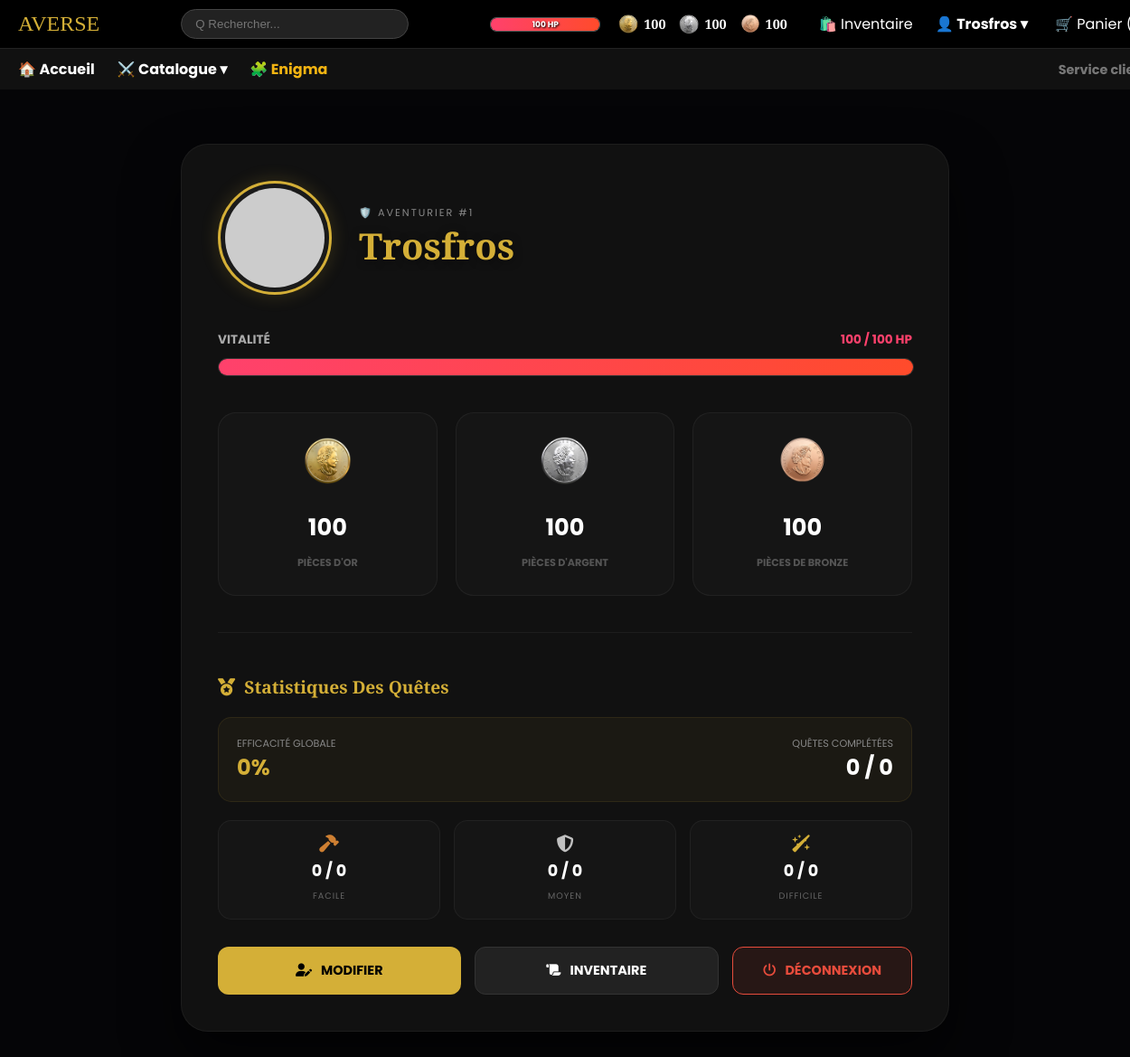
The page /profil.php (signed in) on the database its author committed.
### tables this page shows
CREATE TABLE Joueurs (
  IdJoueur INT NOT NULL AUTO_INCREMENT,
  Alias VARCHAR(45) UNIQUE NOT NULL,
  Nom VARCHAR(45) NOT NULL,
  Prenom VARCHAR(45) NOT NULL,
  MDP VARBINARY(128) NOT NULL,
  Mail VARCHAR(254) NOT NULL,
  Guid VARCHAR(64),
  PieceBronze INT NOT NULL DEFAULT 100,
  PieceArgent INT NOT NULL DEFAULT 100,
  PieceOr INT NOT NULL DEFAULT 100,
  EstAdmin TINYINT(1) NOT NULL DEFAULT 0,
  EstMage TINYINT(1) NOT NULL DEFAULT 0,
  NbDemandeArgent INT NOT NULL DEFAULT 0,
  PV INT NOT NULL DEFAULT 100,
  StreakMagie INT NOT NULL DEFAULT 0,
  MagieReussies int(11) DEFAULT 0,

  PRIMARY KEY (IdJoueur)
);

### include/user.php (called while the page is built, shortened)
<?php
function UpdateUserSessionInfo() {
    $alias = $_SESSION['user']['Alias'];
    $stmt = $GLOBALS['connexion']->prepare("SELECT IdJoueur, Alias, EstAdmin,
        PieceBronze, PieceArgent, PieceOr, PV FROM Joueurs WHERE Alias = ?");
    $stmt->bind_param("s", $alias);
    $stmt->execute();
    $_SESSION['user'] = $stmt->get_result()->fetch_assoc();
}
?>

### config.php (called while the page is built, shortened)
<?php
require_once 'include/user.php';
if (isset($_SESSION['user']))
    UpdateUserSessionInfo();
?>

### profil.php (the view, shortened to what this page needs)
<?php
require_once 'config.php';
$user = @ $_SESSION['user'];
$alias = $user['Alias'];
$pv = $user['PV'];
$or = $user['PieceOr'];
$argent = $user['PieceArgent'];
$bronze = $user['PieceBronze'];
$id = $user['IdJoueur'];
$stmtUser = $connexion->prepare("CALL EnigmaUserStats(?)");
$stmtUser->bind_param("i", $id);
$stmtUser->execute();
$userStats = $stmtUser->get_result()->fetch_assoc();
$f_succes = $userStats['FacileSuccess'];
$m_succes = $userStats['MoyenSuccess'];
$d_succes = $userStats['DifficileSuccess'];
$f_total = $userStats['FacileTotal'];
$m_total = $userStats['MoyenTotal'];
$d_total = $userStats['DifficileTotal'];
$totalSucces = $f_succes + $m_succes + $d_succes;
$totalTentatives = $f_total + $m_total + $d_total;
$tauxReussite = ($totalTentatives > 0) ? round(($totalSucces / $totalTentatives) * 100) : 0;
UpdateUserSessionInfo();
?>
<!DOCTYPE html>
<html lang="fr">
<head>
    <link rel="stylesheet" href="CSS/style.css">
    <link rel="stylesheet" href="https://cdnjs.cloudflare.com/ajax/libs/font-awesome/6.4.0/css/all.min.css">
    <link rel="stylesheet" href="styles/profil.css">
</head>
<body>
<?php include_once 'template/header.php'; ?>
<main class="container-profil">
    <div class="profile-card">
        <div class="profile-header">
            <div class="avatar-frame">
                <img src="https://api.dicebear.com/7.x/pixel-art/svg?seed=<?= urlencode($alias) ?>" alt="Avatar">
            </div>
            <div class="user-info">
                <div class="badge-rank">🛡️ Aventurier #<?= $id ?></div>
                <h1><?= htmlspecialchars($alias) ?></h1>
            </div>
        </div>
        <div class="vitalite-hud">
            <div class="info">
                <span>VITALITÉ</span>
                <span style="color: #ff416c;"><?= $pv ?> / 100 HP</span>
            </div>
            <div class="barre-fond">
                <div class="barre-vie" id="js-hp-bar"></div>
            </div>
        </div>
        <div class="monnaie-grid">
            <div class="coin-box">
                <img src="img/gold.png" alt="Or">
                <h3><?= number_format($or) ?></h3>
                <span>Pièces d'Or</span>
            </div>
            <div class="coin-box">
                <img src="img/silver.png" alt="Argent">
                <h3><?= number_format($argent) ?></h3>
                <span>Pièces d'Argent</span>
            </div>
            <div class="coin-box">
                <img src="img/bronze.png" alt="Bronze">
                <h3><?= number_format($bronze) ?></h3>
                <span>Pièces de Bronze</span>
            </div>
        </div>
        <div class="stats-section">
            <h2 class="stats-title"><i class="fas fa-medal"></i>Statistiques Des Quêtes</h2>
            <div class="global-progress">
                <div>
                    <span style="display:block; font-size: 0.7rem; color: #888; text-transform: uppercase;">Efficacité globale</span>
                    <span style="font-size: 1.5rem; font-weight: bold; color: #d4af37;"><?= $tauxReussite ?>%</span>
                </div>
                <div style="text-align: right;">
                    <span style="display:block; font-size: 0.7rem; color: #888; text-transform: uppercase;">Quêtes Complétées</span>
                    <span style="font-size: 1.5rem; font-weight: bold; color: white;"><?= $totalSucces ?> / <?= $totalTentatives ?></span>
                </div>
            </div>
            <div class="stats-grid-detail">
                <div class="stat-detail-box box-f">
                    <i class="fas fa-hammer"></i>
                    <span class="val"><?= $f_succes ?> / <?= $f_total ?></span>
                    <span class="lab">Facile</span>
                </div>
                <div class="stat-detail-box box-m">
                    <i class="fas fa-shield-alt"></i>
                    <span class="val"><?= $m_succes ?> / <?= $m_total ?></span>
                    <span class="lab">Moyen</span>
                </div>
                <div class="stat-detail-box box-d">
                    <i class="fas fa-wand-sparkles"></i>
                    <span class="val"><?= $d_succes ?> / <?= $d_total ?></span>
                    <span class="lab">Difficile</span>
                </div>
            </div>
        </div>
        <div class="actions-bar">
            <a href="modifier_profil.php" class="btn btn-gold">
                <i class="fas fa-user-pen"></i> MODIFIER
            </a>
            <a href="inventaire.php" class="btn btn-dark">
                <i class="fas fa-scroll"></i> INVENTAIRE
            </a>
            <a href="logout.php" class="btn btn-logout">
                <i class="fas fa-power-off"></i> DÉCONNEXION
            </a>
        </div>
    </div>
</main>
</body>
</html>

### template/header.php (shortened to what this page needs)
<link rel="stylesheet" href="styles/header.css">
<header>
    <nav class="top-nav">
        <div class="logo" style="font-family: 'Cinzel', serif; font-size: 1.5rem; color: #d4af37;">AVERSE</div>
        <form action="catalogue.php" method="GET" class="search-bar">
            <input type="text" name="search" placeholder="Q Rechercher..." value="<?= isset($_GET['search']) ? htmlspecialchars($_GET['search']) : '' ?>">
        </form>
        <div class="user-menu">
                <?php
                $user = @ $_SESSION['user'];
                if (isset($user)):
                ?>
                <div class="player-stats">
                    <div class="hp-container" title="Points de Vie">
                        <div class="hp-bar" style="width: <?= $_SESSION['user']['PV'] ?>%;"></div>
                        <span class="hp-text"><?= $user['PV'] ?> HP</span>
                    </div>
                    <div class="rpg-currency-bar">
                        <div class="coin-item" title="Or">
                            <img src="./img/gold.png" alt="Or">
                            <span><?= $user['PieceOr'] ?></span>
                        </div>
                        <div class="coin-item" title="Argent">
                            <img src="./img/silver.png" alt="Argent">
                            <span><?= $user['PieceArgent'] ?></span>
                        </div>
                        <div class="coin-item" title="Bronze">
                            <img src="./img/bronze.png" alt="Bronze">
                            <span><?= $user['PieceBronze'] ?></span>
                        </div>
                    </div>
                </div>
                <a href="inventaire.php" style="text-decoration:none; color: white; margin-right: 10px;">🛍️ <span class="hide-mobile">Inventaire</span></a>
                <div class="dropdown">
                    <strong style="cursor:pointer; color: white;" onclick="toggleHeaderMenu(event, 'userDrop')">
                        👤 <?= htmlspecialchars($user['Alias']) ?> ▾
                    </strong>
                </div>
            <?php else: ?>
                <a href="login.php" class="user-link" style="color: white; text-decoration: none; margin-right: 10px;">🔑 Connexion</a>
                <a href="register.php" class="user-link" style="color: #d4af37; text-decoration: none; border: 1px solid #d4af37; padding: 5px 12px; border-radius: 15px;">📜 S'inscrire</a>
            <?php endif; ?>
            <a href="panier.php" id="cart-container">
                🛒 <span class="hide-mobile">Panier</span> (<span id="cart-count"><?= isset($_SESSION['cart']) ? array_sum($_SESSION['cart']) : 0 ?></span>)
            </a>
        </div>
    </nav>
    <nav class="sub-nav" style="background: #111; border-top: 1px solid #222;">
        <div class="links">
            <a href="index.php" style="color: white;">🏠 <span class="hide-mobile">Accueil</span></a>
            <div class="dropdown">
                <span style="cursor:pointer; color: white;" onclick="toggleHeaderMenu(event, 'catDrop')">
                    ⚔️ <span class="hide-mobile">Catalogue</span> ▾
                </span>
            </div>
            <a href="enigma.php" style="color: #f3b412;">🧩 <span class="hide-mobile">Enigma</span></a>
        </div>
        <div class="service-client">
            <a href="service_client.php" style="color: #777; font-size: 0.9rem;">Service client</a>
        </div>
    </nav>
</header>

### styles/style.css (style rules this page uses)
body { background-color: #ffffff; color: #333; font-family: 'Poppins', sans-serif; margin: 0; }

### styles/profil.css (style rules this page uses)
body { background: #050507; color: white; font-family: 'Poppins', sans-serif; margin: 0; overflow-x: hidden; }
.container-profil { max-width: 850px; margin: 60px auto; padding: 0 20px; animation: slideUp 0.7s ease-out; }
.profile-card { background: #111; border-radius: 30px; padding: 40px; border: 1px solid rgba(255, 255, 255, 0.05); box-shadow: 0 30px 60px rgba(0,0,0,0.6); position: relative; }
.profile-header { display: flex; align-items: center; gap: 30px; margin-bottom: 40px; }
.avatar-frame { width: 110px; height: 110px; border-radius: 50%; border: 3px solid #d4af37; padding: 5px; background: #1a1a1a; box-shadow: 0 0 20px rgba(212, 175, 55, 0.2); }
.avatar-frame img { width: 100%; height: 100%; border-radius: 50%; object-fit: cover; }
.user-info h1 { font-family: 'Cinzel', serif; color: #d4af37; font-size: 2.5rem; margin: 0; text-shadow: 0 2px 10px rgba(0,0,0,0.5); }
.badge-rank { font-size: 0.7rem; letter-spacing: 2px; color: #888; text-transform: uppercase; }
.vitalite-hud { margin-bottom: 40px; }
.vitalite-hud .info { display: flex; justify-content: space-between; margin-bottom: 10px; font-weight: bold; font-size: 0.85rem; color: #aaa; }
.barre-fond { width: 100%; height: 18px; background: #1a1a1a; border-radius: 10px; border: 1px solid #333; overflow: hidden; }
.barre-vie { height: 100%; background: linear-gradient(90deg, #ff416c, #ff4b2b); width: 0; transition: width 1.5s cubic-bezier(0.2, 0.8, 0.2, 1); box-shadow: 0 0 15px rgba(255, 65, 108, 0.4); }
.monnaie-grid { display: grid; grid-template-columns: repeat(auto-fit, minmax(180px, 1fr)); gap: 20px; margin-bottom: 40px; }
.coin-box { background: rgba(255,255,255,0.02); padding: 25px; border-radius: 20px; text-align: center; border: 1px solid rgba(255,255,255,0.05); transition: 0.3s; }
.coin-box img { width: 55px; height: 55px; object-fit: contain; margin-bottom: 15px; }
.coin-box h3 { margin: 5px 0; font-size: 1.6rem; color: #fff; }
.coin-box span { color: #555; font-size: 0.7rem; font-weight: bold; text-transform: uppercase; }
.stats-section { margin-top: 40px; padding-top: 30px; border-top: 1px solid rgba(255,255,255,0.05); }
.stats-title { font-family: 'Cinzel', serif; color: #d4af37; font-size: 1.2rem; margin-bottom: 20px; display: flex; align-items: center; gap: 10px; }
.global-progress { background: rgba(212, 175, 55, 0.05); padding: 20px; border-radius: 15px; margin-bottom: 20px; border: 1px solid rgba(212, 175, 55, 0.1); display: flex; justify-content: space-between; align-items: center; }
.stats-grid-detail { display: grid; grid-template-columns: repeat(3, 1fr); gap: 15px; margin-bottom: 30px; }
.stat-detail-box { background: rgba(255,255,255,0.02); padding: 15px; border-radius: 15px; text-align: center; border: 1px solid rgba(255,255,255,0.05); }
.stat-detail-box i { font-size: 1.2rem; margin-bottom: 8px; display: block; }
.stat-detail-box .val { font-size: 1.1rem; font-weight: bold; display: block; color: white; }
.stat-detail-box .lab { font-size: 0.6rem; color: #666; text-transform: uppercase; letter-spacing: 1px; }
.box-f i { color: #cd7f32; }
.box-m i { color: #c0c0c0; }
.box-d i { color: #d4af37; }
.actions-bar { display: flex; gap: 15px; }
.btn { flex: 1; padding: 15px; border-radius: 12px; font-weight: bold; text-decoration: none; text-align: center; font-size: 0.9rem; display: flex; align-items: center; justify-content: center; gap: 10px; transition: 0.3s; border: none; cursor: pointer; }
.btn-gold { background: #d4af37; color: #000; }
.btn-dark { background: #222; color: #fff; border: 1px solid #333; }
.btn-logout { background: rgba(231, 76, 60, 0.1); color: #e74c3c; border: 1px solid #e74c3c; flex: 0.7; }

### rows shown on the page
joueurs: PV "100", PieceOr "100", PieceArgent "100", PieceBronze "100", Alias "Trosfros", IdJoueur "1"

### other values the page prints
$alias "Trosfros"
$tauxReussite "0"
$totalSucces "0"
$totalTentatives "0"
$f_succes "0"
$f_total "0"
$m_succes "0"
$m_total "0"
$d_succes "0"
$d_total "0"
